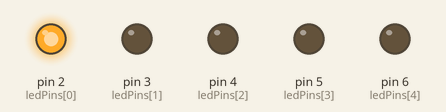
Simulated run of this sketch. Board: Arduino Uno, built with avr-gcc and run on an emulated ATmega328P. On the bench: output pins drawn as LEDs (lit = HIGH).

Above: at 0.2 s.
At 1.2 s:
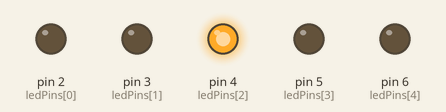
At 1.7 s:
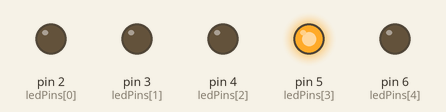
At 3.2 s:
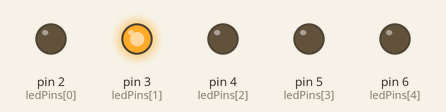
At 4.7 s:
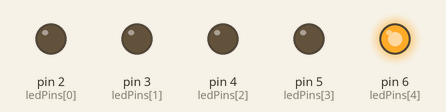
Timing chart, 0 to 5.8 s (numbered marks = the images above):
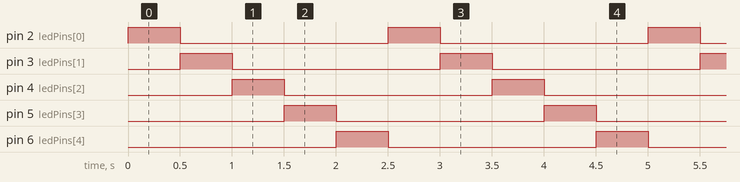

Measured:
- by itself, pin 2 (ledPins[0]), pin 3 (ledPins[1]), pin 4 (ledPins[2]), pin 5 (ledPins[3]), pin 6 (ledPins[4]): alternates HIGH for 0.50 s and LOW for 2.0 s
- by itself, everything shown: repeats every 2.5 s, in 6 steps

The sketch:

ArduinoRunningLed.ino
```cpp
// Pin definitions
int ledPins[] = {2, 3, 4, 5, 6}; // Array to store LED pin numbers
int numLeds = 5; // Number of LEDs

void setup() {
  // Set all LED pins as OUTPUT
  for (int i = 0; i < numLeds; i++) {
    pinMode(ledPins[i], OUTPUT);
  }
}

void loop() {
  // Turn on each LED one by one
  for (int i = 0; i < numLeds; i++) {
    digitalWrite(ledPins[i], HIGH); // Turn LED ONQ
    delay(500); // Wait for 500 milliseconds
    digitalWrite(ledPins[i], LOW); // Turn LED OFF
  }
}
```
